Frame 1 (no input): blank canvas, image omitted
Frame 60 (the mouse pressed at the canvas centre just before this capture): blank canvas, image omitted
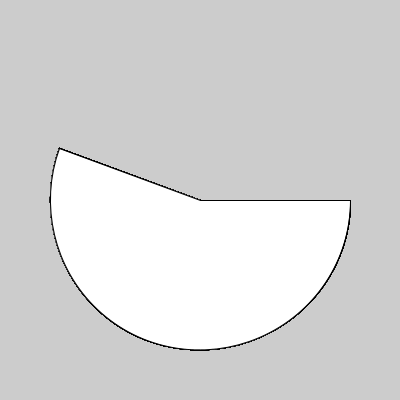
Frame 120 (the mouse held since frame 60 and released just before this capture)

The Processing sketch whose frames 1 and 60 were blank and that drew this single picture after the mouse press (run headless with seeded random() and noise(); from frame 60 on, the mouse is pressed at the canvas centre):

// Processing sketch: week16_6
// ── week16_6.pde
void setup(){
   size (400,400); 
}
void draw(){
   arc(200,200,300,300,0,radians(mouseX),PIE); 
}
